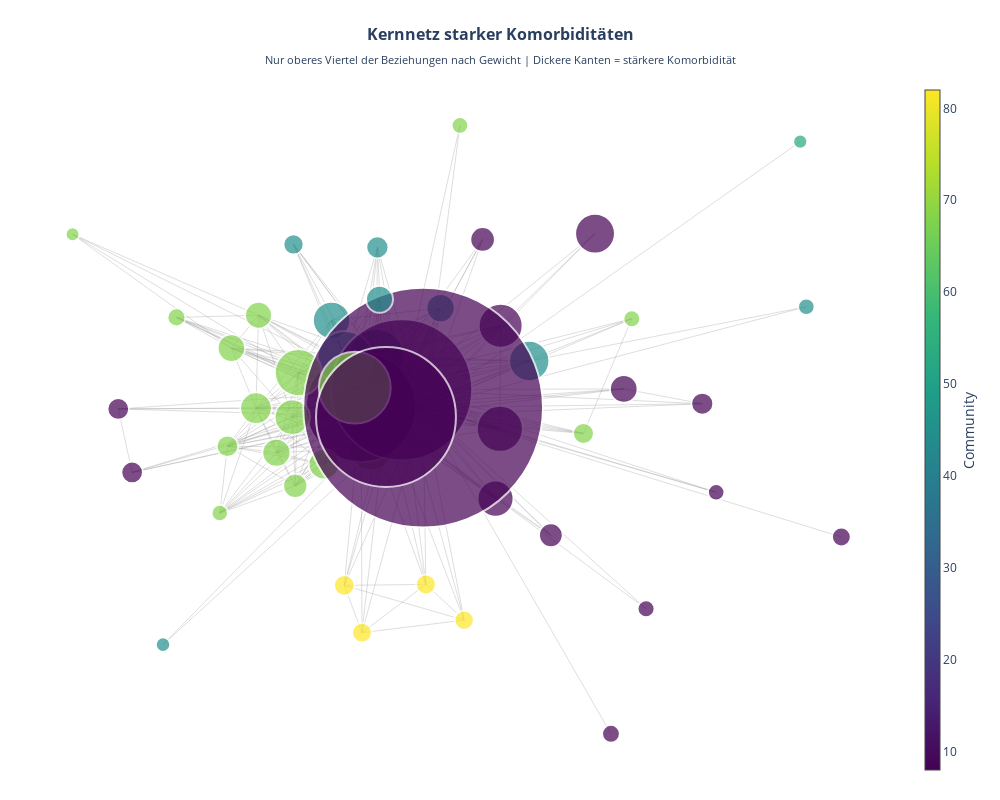

This figure's notebook cell:
### Markdown cell above
### 3b) Kernnetz – Die stärksten Komorbiditäten

**Was zeigt diese Visualisierung?**
Diese Ansicht fokussiert auf die **stärksten Komorbiditäts-Beziehungen** im Netzwerk. Es werden nur die oberen 25% der Beziehungen nach Gewicht (Anzahl gemeinsamer Patienten) angezeigt.

**Interpretation:**
- **Knoten** = Chronische Erkrankungen mit starken Komorbiditäten
- **Knotengröße** = Prävalenz (Anzahl betroffener Patienten)
- **Farbe** = Community-Zugehörigkeit
- **Kanten** = Nur die stärksten Komorbiditäts-Beziehungen (≥75. Perzentil)
- **Dicke Kanten** = Besonders häufige Komorbidität

**Medizinische Bedeutung:**
Dieses Kernnetz zeigt die **klinisch relevantesten Komorbiditäten**. Erkrankungen, die hier eng verbunden sind, treten überdurchschnittlich häufig gemeinsam auf und sollten bei der Patientenversorgung besonders beachtet werden.

### Code cell
# Ausgangspunkt: subgraph mit Top-50-Knoten aus Schritt 3
weights = [d.get('weight', 1) for _, _, d in sub.edges(data=True)]

if not weights:
    raise ValueError("Keine Kanten im Subgraph – Prüfe vorherigen Schritt.")

weights_sorted = sorted(weights)
q75_index = int(0.75 * (len(weights_sorted) - 1))
threshold = weights_sorted[q75_index]

print(f"Filter-Schwellwert: Nur Kanten mit weight ≥ {threshold} (oberes 25%-Perzentil)")
print(f"   Von {len(weights)} Kanten werden {len([w for w in weights if w >= threshold])} angezeigt\n")

strong_edges = [
    (u, v) for u, v, d in sub.edges(data=True)
    if d.get('weight', 1) >= threshold
]

core = sub.edge_subgraph(strong_edges).copy()
print(f"Core-Netzwerk: {core.number_of_nodes()} Knoten, {core.number_of_edges()} Kanten\n")

# NEU: Zeige die stärksten Komorbiditäten
print("=" * 80)
print("TOP 10 STÄRKSTE KOMORBIDITÄTEN:")
print("=" * 80)
edge_weights = [
    (core.nodes[u]['name'], core.nodes[v]['name'], d['weight']) 
    for u, v, d in core.edges(data=True)
]
edge_weights_sorted = sorted(edge_weights, key=lambda x: x[2], reverse=True)
for i, (disease1, disease2, weight) in enumerate(edge_weights_sorted[:10], 1):
    print(f"{i:2d}. {disease1}")
    print(f"    ↔ {disease2}")
    print(f"    → {int(weight)} Patienten mit beiden Erkrankungen\n")

print("=" * 80 + "\n")

# Layout für das Kernnetz
pos_core = nx.spring_layout(core, k=1.0, iterations=100, seed=42)

# Kanten-Trace mit Gewichtung
edge_x, edge_y, edge_width, edge_text = [], [], [], []
for u, v, d in core.edges(data=True):
    x0, y0 = pos_core[u]
    x1, y1 = pos_core[v]
    edge_x += [x0, x1, None]
    edge_y += [y0, y1, None]
    
    w = d.get('weight', 1)
    edge_width.append(0.3 + w / 50)  # Dickere Kanten für stärkere Beziehungen
    edge_text.append(f"{int(w)} Patienten")

edge_trace_core = go.Scatter(
    x=edge_x,
    y=edge_y,
    mode='lines',
    line=dict(width=0.8, color='rgba(150,150,150,0.4)'),
    hoverinfo='none'
)

# Knoten-Trace mit erweiterten Informationen
node_x, node_y, node_text, node_size, node_color = [], [], [], [], []

for n, data in core.nodes(data=True):
    x, y = pos_core[n]
    node_x.append(x)
    node_y.append(y)

    name       = data.get('name', str(n))
    prevalence = data.get('prevalence', 0)
    pagerank   = data.get('pageRank', 0.0)
    degree     = core.degree(n)
    community  = int(data.get('communityId', 0))
    
    # NEU: Berechne durchschnittliche Komorbidität-Stärke
    neighbors = list(core.neighbors(n))
    if neighbors:
        avg_weight = sum(core[n][nbr]['weight'] for nbr in neighbors) / len(neighbors)
    else:
        avg_weight = 0

    node_text.append(
        f"<b>{name}</b><br>"
        f"<br>"
        f"Prävalenz: {prevalence} Patienten<br>"
        f"Komorbiditäten (im Kernnetz): {degree}<br>"
        f"Ø Komorbidität-Stärke: {avg_weight:.1f} Patienten<br>"
        f"PageRank: {pagerank:.4f}<br>"
        f"Community: {community}"
    )

    node_size.append(8 + prevalence / 10)
    node_color.append(community)

node_trace_core = go.Scatter(
    x=node_x,
    y=node_y,
    mode='markers',
    hoverinfo='text',
    text=node_text,
    marker=dict(
        size=node_size,
        color=node_color,
        colorscale='Viridis',
        line=dict(width=2, color='white'),
        showscale=True,
        colorbar=dict(
            title=dict(text='Community', side='right'),
            thickness=15
        )
    )
)

fig_core = go.Figure(
    data=[edge_trace_core, node_trace_core],
    layout=go.Layout(
        title=dict(
            text=("<b>Kernnetz starker Komorbiditäten</b><br>"
                  "<sub>Nur oberes Viertel der Beziehungen nach Gewicht | "
                  "Dickere Kanten = stärkere Komorbidität</sub>"),
            x=0.5,
            xanchor='center',
            font=dict(size=16)
        ),
        showlegend=False,
        hovermode='closest',
        xaxis=dict(showgrid=False, zeroline=False, showticklabels=False),
        yaxis=dict(showgrid=False, zeroline=False, showticklabels=False),
        plot_bgcolor='white',
        width=1000,
        height=800,
        margin=dict(l=20, r=20, t=80, b=20)
    )
)

fig_core.show()

print("\nInterpretation:")
print("   • Zentrale Knoten = Erkrankungen mit vielen starken Komorbiditäten")
print("   • Eng verbundene Cluster = häufig gemeinsam auftretende Erkrankungen")
print("   • Dicke Verbindungen = besonders relevante Komorbiditäten für die Versorgung")

### Figure 1 — Plotly figure (JSON) as saved in the notebook; plotly's stock layout.template omitted (floating-point values rounded to 4 significant figures; data arrays with more than 128 entries replaced by an {"elided": "..."} marker saying what was removed)
{"data": [{"hoverinfo": "none", "line": {"color": "rgba(150,150,150,0.4)", "width": 0.8}, "mode": "lines", "type": "scatter", "x": {"elided": "888 float values"}, "y": {"elided": "888 float values"}}, {"hoverinfo": "text", "marker": {"color": [45, 45, 8, 82, 68, 68, 68, 68, 8, 68, 68, 68, 8, 8, 8, 8, 68, 45, 8, 8, 45, 8, 45, 68, 8, 45, 68, 68, 45, 45, 45, 8, 8, 8, 68, 8, 68, 52, 68, 82, 8, 82, 8, 8, 68, 82, 45, 68, 8, 68], "colorbar": {"thickness": 15, "title": {"side": "right", "text": "Community"}}, "colorscale": [[0, "#440154"], [0.1111, "#482878"], [0.2222, "#3e4989"], [0.3333, "#31688e"], [0.4444, "#26828e"], [0.5556, "#1f9e89"], [0.6667, "#35b779"], [0.7778, "#6ece58"], [0.8889, "#b5de2b"], [1, "#fde725"]], "line": {"color": "white", "width": 2}, "showscale": true, "size": [37.4, 16.6, 17.9, 20, 45.3, 16.5, 27.6, 28.2, 21.7, 27, 21.7, 31.7, 46.1, 27.7, 16.6, 36.1, 13.9, 55.2, 23.8, 110.3, 14.6, 43.9, 55.3, 35.3, 17.1, 28.3, 24.3, 16.9, 20.3, 22.3, 40.3, 141.1, 24.7, 39.9, 16.7, 18.9, 47.1, 14.2, 30.6, 19.4, 22.1, 19.9, 21.7, 239.8, 21, 20.6, 27, 71.8, 139.9, 18.1]}, "mode": "markers", "text": ["<b>Hyperlipidemia (disorder)</b><br><br>Prävalenz: 294 Patienten<br>Komorbiditäten (im Kernnetz): 13<br>Ø Komorbidität-Stärke: 128.4 Patienten<br>PageRank: 2.6322<br>Community: 45", "<b>Fracture of forearm (disorder)</b><br><br>Prävalenz: 86 Patienten<br>Komorbiditäten (im Kernnetz): 2<br>Ø Komorbidität-Stärke: 77.5 Patienten<br>PageRank: 0.7044<br>Community: 45", "<b>Seizure disorder (disorder)</b><br><br>Prävalenz: 99 Patienten<br>Komorbiditäten (im Kernnetz): 1<br>Ø Komorbidität-Stärke: 73.0 Patienten<br>PageRank: 0.6196<br>Community: 8", "<b>Impacted molars (disorder)</b><br><br>Prävalenz: 120 Patienten<br>Komorbiditäten (im Kernnetz): 7<br>Ø Komorbidität-Stärke: 79.9 Patienten<br>PageRank: 1.0123<br>Community: 82", "<b>Loss of teeth (disorder)</b><br><br>Prävalenz: 373 Patienten<br>Komorbiditäten (im Kernnetz): 18<br>Ø Komorbidität-Stärke: 140.7 Patienten<br>PageRank: 3.4182<br>Community: 68", "<b>Chronic kidney disease stage 4 (disorder)</b><br><br>Prävalenz: 85 Patienten<br>Komorbiditäten (im Kernnetz): 11<br>Ø Komorbidität-Stärke: 78.3 Patienten<br>PageRank: 1.3325<br>Community: 68", "<b>Diabetes mellitus type 2 (disorder)</b><br><br>Prävalenz: 196 Patienten<br>Komorbiditäten (im Kernnetz): 13<br>Ø Komorbidität-Stärke: 121.2 Patienten<br>PageRank: 2.2299<br>Community: 68", "<b>Chronic kidney disease stage 2 (disorder)</b><br><br>Prävalenz: 202 Patienten<br>Komorbiditäten (im Kernnetz): 15<br>Ø Komorbidität-Stärke: 146.4 Patienten<br>PageRank: 2.7492<br>Community: 68", "<b>Whiplash injury to neck (disorder)</b><br><br>Prävalenz: 137 Patienten<br>Komorbiditäten (im Kernnetz): 5<br>Ø Komorbidität-Stärke: 90.6 Patienten<br>PageRank: 0.9731<br>Community: 8", "<b>Hypertriglyceridemia (disorder)</b><br><br>Prävalenz: 190 Patienten<br>Komorbiditäten (im Kernnetz): 13<br>Ø Komorbidität-Stärke: 120.1 Patienten<br>PageRank: 2.1948<br>Community: 68", "<b>Chronic kidney disease stage 3 (disorder)</b><br><br>Prävalenz: 137 Patienten<br>Komorbiditäten (im Kernnetz): 15<br>Ø Komorbidität-Stärke: 108.1 Patienten<br>PageRank: 1.9690<br>Community: 68", "<b>Chronic kidney disease stage 1 (disorder)</b><br><br>Prävalenz: 237 Patienten<br>Komorbiditäten (im Kernnetz): 18<br>Ø Komorbidität-Stärke: 141.9 Patienten<br>PageRank: 2.9936<br>Community: 68", "<b>Laceration - injury (disorder)</b><br><br>Prävalenz: 381 Patienten<br>Komorbiditäten (im Kernnetz): 11<br>Ø Komorbidität-Stärke: 124.8 Patienten<br>PageRank: 2.6126<br>Community: 8", "<b>Concussion injury of brain (disorder)</b><br><br>Prävalenz: 197 Patienten<br>Komorbiditäten (im Kernnetz): 5<br>Ø Komorbidität-Stärke: 105.4 Patienten<br>PageRank: 1.2568<br>Community: 8", "<b>Laceration of foot (disorder)</b><br><br>Prävalenz: 86 Patienten<br>Komorbiditäten (im Kernnetz): 3<br>Ø Komorbidität-Stärke: 72.7 Patienten<br>PageRank: 0.6516<br>Community: 8", "<b>Sprain of ankle (disorder)</b><br><br>Prävalenz: 281 Patienten<br>Komorbiditäten (im Kernnetz): 5<br>Ø Komorbidität-Stärke: 122.8 Patienten<br>PageRank: 1.5440<br>Community: 8", "<b>Neuropathy due to type 2 diabetes mellitus (disorder)</b><br><br>Prävalenz: 59 Patienten<br>Komorbiditäten (im Kernnetz): 4<br>Ø Komorbidität-Stärke: 58.0 Patienten<br>PageRank: 0.7433<br>Community: 68", "<b>Ischemic heart disease (disorder)</b><br><br>Prävalenz: 472 Patienten<br>Komorbiditäten (im Kernnetz): 24<br>Ø Komorbidität-Stärke: 165.6 Patienten<br>PageRank: 4.6886<br>Community: 45", "<b>Miscarriage in first trimester (disorder)</b><br><br>Prävalenz: 158 Patienten<br>Komorbiditäten (im Kernnetz): 4<br>Ø Komorbidität-Stärke: 89.8 Patienten<br>PageRank: 1.0604<br>Community: 8", "<b>Anemia (disorder)</b><br><br>Prävalenz: 1023 Patienten<br>Komorbiditäten (im Kernnetz): 36<br>Ø Komorbidität-Stärke: 175.4 Patienten<br>PageRank: 7.5112<br>Community: 8", "<b>Alzheimer's disease (disorder)</b><br><br>Prävalenz: 66 Patienten<br>Komorbiditäten (im Kernnetz): 2<br>Ø Komorbidität-Stärke: 61.5 Patienten<br>PageRank: 0.8002<br>Community: 45", "<b>Streptococcal sore throat (disorder)</b><br><br>Prävalenz: 359 Patienten<br>Komorbiditäten (im Kernnetz): 9<br>Ø Komorbidität-Stärke: 114.4 Patienten<br>PageRank: 2.0807<br>Community: 8", "<b>Abnormal findings diagnostic imaging heart+coronary circulat (finding)</b><br><br>Prävalenz: 473 Patienten<br>Komorbiditäten (im Kernnetz): 24<br>Ø Komorbidität-Stärke: 166.1 Patienten<br>PageRank: 4.7021<br>Community: 45", "<b>Disorder of kidney due to diabetes mellitus (disorder)</b><br><br>Prävalenz: 273 Patienten<br>Komorbiditäten (im Kernnetz): 19<br>Ø Komorbidität-Stärke: 156.1 Patienten<br>PageRank: 3.4392<br>Community: 68", "<b>Sepsis (disorder)</b><br><br>Prävalenz: 91 Patienten<br>Komorbiditäten (im Kernnetz): 2<br>Ø Komorbidität-Stärke: 73.0 Patienten<br>PageRank: 0.7107<br>Community: 8", "<b>Polyp of colon (disorder)</b><br><br>Prävalenz: 203 Patienten<br>Komorbiditäten (im Kernnetz): 10<br>Ø Komorbidität-Stärke: 104.4 Patienten<br>PageRank: 1.9091<br>Community: 45", "<b>Proteinuria due to type 2 diabetes mellitus (disorder)</b><br><br>Prävalenz: 163 Patienten<br>Komorbiditäten (im Kernnetz): 15<br>Ø Komorbidität-Stärke: 124.2 Patienten<br>PageRank: 2.3059<br>Community: 68", "<b>Obstructive sleep apnea syndrome (disorder)</b><br><br>Prävalenz: 89 Patienten<br>Komorbiditäten (im Kernnetz): 5<br>Ø Komorbidität-Stärke: 72.0 Patienten<br>PageRank: 0.8663<br>Community: 68", "<b>Osteoporosis (disorder)</b><br><br>Prävalenz: 123 Patienten<br>Komorbiditäten (im Kernnetz): 6<br>Ø Komorbidität-Stärke: 86.3 Patienten<br>PageRank: 1.2799<br>Community: 45", "<b>Osteoarthritis of knee (disorder)</b><br><br>Prävalenz: 143 Patienten<br>Komorbiditäten (im Kernnetz): 7<br>Ø Komorbidität-Stärke: 86.1 Patienten<br>PageRank: 1.2197<br>Community: 45", "<b>Fracture of bone (disorder)</b><br><br>Prävalenz: 323 Patienten<br>Komorbiditäten (im Kernnetz): 9<br>Ø Komorbidität-Stärke: 121.1 Patienten<br>PageRank: 2.3865<br>Community: 45", "<b>Gingival disease (disorder)</b><br><br>Prävalenz: 1331 Patienten<br>Komorbiditäten (im Kernnetz): 41<br>Ø Komorbidität-Stärke: 187.1 Patienten<br>PageRank: 8.9608<br>Community: 8", "<b>Sinusitis (disorder)</b><br><br>Prävalenz: 167 Patienten<br>Komorbiditäten (im Kernnetz): 4<br>Ø Komorbidität-Stärke: 95.5 Patienten<br>PageRank: 1.0654<br>Community: 8", "<b>Otitis media (disorder)</b><br><br>Prävalenz: 319 Patienten<br>Komorbiditäten (im Kernnetz): 3<br>Ø Komorbidität-Stärke: 99.3 Patienten<br>PageRank: 1.1413<br>Community: 8", "<b>Alveolitis of jaw (disorder)</b><br><br>Prävalenz: 87 Patienten<br>Komorbiditäten (im Kernnetz): 2<br>Ø Komorbidität-Stärke: 71.0 Patienten<br>PageRank: 0.8323<br>Community: 68", "<b>Sprain of wrist (disorder)</b><br><br>Prävalenz: 109 Patienten<br>Komorbiditäten (im Kernnetz): 1<br>Ø Komorbidität-Stärke: 86.0 Patienten<br>PageRank: 0.6415<br>Community: 8", "<b>Metabolic syndrome X (disorder)</b><br><br>Prävalenz: 391 Patienten<br>Komorbiditäten (im Kernnetz): 23<br>Ø Komorbidität-Stärke: 160.8 Patienten<br>PageRank: 4.1996<br>Community: 68", "<b>Pneumonia (disorder)</b><br><br>Prävalenz: 62 Patienten<br>Komorbiditäten (im Kernnetz): 1<br>Ø Komorbidität-Stärke: 58.0 Patienten<br>PageRank: 0.7999<br>Community: 52", "<b>Microalbuminuria due to type 2 diabetes mellitus (disorder)</b><br><br>Prävalenz: 226 Patienten<br>Komorbiditäten (im Kernnetz): 15<br>Ø Komorbidität-Stärke: 160.9 Patienten<br>PageRank: 3.0313<br>Community: 68", "<b>Chronic intractable migraine without aura (disorder)</b><br><br>Prävalenz: 114 Patienten<br>Komorbiditäten (im Kernnetz): 6<br>Ø Komorbidität-Stärke: 82.0 Patienten<br>PageRank: 0.9774<br>Community: 82", "<b>Concussion with no loss of consciousness (disorder)</b><br><br>Prävalenz: 141 Patienten<br>Komorbiditäten (im Kernnetz): 4<br>Ø Komorbidität-Stärke: 93.2 Patienten<br>PageRank: 0.9193<br>Community: 8", "<b>Overdose (disorder)</b><br><br>Prävalenz: 119 Patienten<br>Komorbiditäten (im Kernnetz): 6<br>Ø Komorbidität-Stärke: 87.5 Patienten<br>PageRank: 1.0308<br>Community: 82", "<b>Injury of neck (disorder)</b><br><br>Prävalenz: 137 Patienten<br>Komorbiditäten (im Kernnetz): 5<br>Ø Komorbidität-Stärke: 90.6 Patienten<br>PageRank: 0.9731<br>Community: 8", "<b>Gingivitis (disorder)</b><br><br>Prävalenz: 2318 Patienten<br>Komorbiditäten (im Kernnetz): 49<br>Ø Komorbidität-Stärke: 240.0 Patienten<br>PageRank: 14.2561<br>Community: 8", "<b>Sleep disorder (disorder)</b><br><br>Prävalenz: 130 Patienten<br>Komorbiditäten (im Kernnetz): 6<br>Ø Komorbidität-Stärke: 89.5 Patienten<br>PageRank: 1.2021<br>Community: 68", "<b>Dependent drug abuse (disorder)</b><br><br>Prävalenz: 126 Patienten<br>Komorbiditäten (im Kernnetz): 7<br>Ø Komorbidität-Stärke: 86.7 Patienten<br>PageRank: 1.1146<br>Community: 82", "<b>History of coronary artery bypass grafting (situation)</b><br><br>Prävalenz: 190 Patienten<br>Komorbiditäten (im Kernnetz): 11<br>Ø Komorbidität-Stärke: 117.4 Patienten<br>PageRank: 1.9964<br>Community: 45", "<b>Essential hypertension (disorder)</b><br><br>Prävalenz: 638 Patienten<br>Komorbiditäten (im Kernnetz): 28<br>Ø Komorbidität-Stärke: 185.6 Patienten<br>PageRank: 5.9116<br>Community: 68", "<b>Body mass index 30+ - obesity (finding)</b><br><br>Prävalenz: 1319 Patienten<br>Komorbiditäten (im Kernnetz): 41<br>Ø Komorbidität-Stärke: 202.3 Patienten<br>PageRank: 9.3527<br>Community: 8", "<b>Hyperglycemia (disorder)</b><br><br>Prävalenz: 101 Patienten<br>Komorbiditäten (im Kernnetz): 8<br>Ø Komorbidität-Stärke: 88.5 Patienten<br>PageRank: 1.2544<br>Community: 68"], "type": "scatter", "x": [-0.1927, 0.8763, 0.4365, 0.01974, -0.1038, -0.4443, -0.4182, -0.3168, -0.6728, -0.357, -0.4271, -0.3628, 0.1863, 0.4652, 0.6734, 0.1765, -0.7758, -0.09158, 0.3011, -0.1263, -0.5721, 0.1881, -0.1622, -0.281, 0.5155, 0.05277, -0.2743, 0.4834, -0.2783, -0.08938, 0.2524, -0.0349, 0.1474, 0.4006, 0.09637, 0.9551, -0.2674, 0.8626, -0.2098, 0.1059, 0.6421, -0.1242, -0.6416, 0.0135, 0.3746, -0.164, -0.0847, -0.1403, -0.07008, -0.5419], "y": [0.2712, 0.313, -1, -0.5406, -0.1205, -0.3213, 0.1859, -0.1358, -0.001092, 0.2869, -0.1159, 0.001295, -0.06223, 0.06039, -0.2574, -0.277, 0.5357, 0.1609, -0.3895, 0.004566, -0.7257, 0.2546, 0.1536, -0.02646, -0.6154, 0.3089, -0.2374, 0.2762, 0.5045, 0.4954, 0.1463, 0.05798, 0.52, 0.5379, 0.8704, -0.3948, 0.1105, 0.8207, -0.1712, -0.6505, 0.01489, -0.689, -0.1965, 0.00282, -0.07645, -0.5438, 0.3359, 0.06407, -0.0258, 0.2802]}], "layout": {"height": 800, "hovermode": "closest", "margin": {"b": 20, "l": 20, "r": 20, "t": 80}, "plot_bgcolor": "white", "showlegend": false, "title": {"font": {"size": 16}, "text": "<b>Kernnetz starker Komorbiditäten</b><br><sub>Nur oberes Viertel der Beziehungen nach Gewicht | Dickere Kanten = stärkere Komorbidität</sub>", "x": 0.5, "xanchor": "center"}, "width": 1000, "xaxis": {"autorange": true, "range": [-0.8941, 1.08], "showgrid": false, "showticklabels": false, "type": "linear", "zeroline": false}, "yaxis": {"autorange": true, "range": [-1.142, 1.01], "showgrid": false, "showticklabels": false, "type": "linear", "zeroline": false}}}
